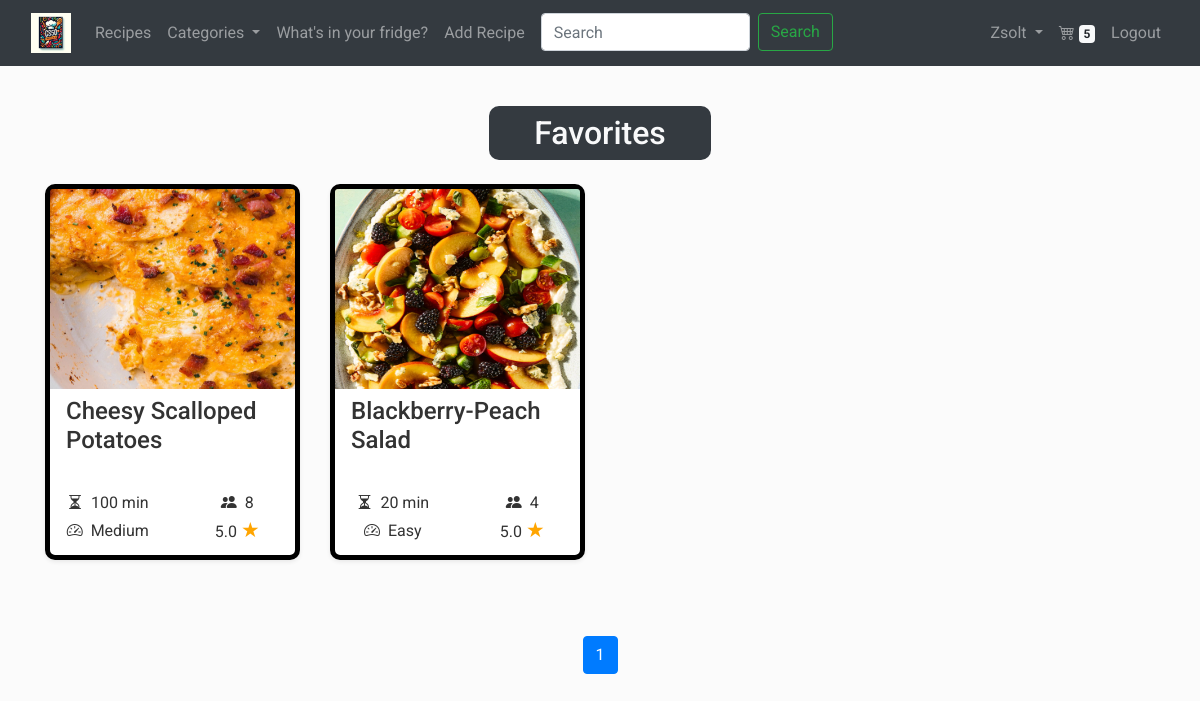
Screenshot of /favorites/ (signed in) with the database file from the repository.
### recepies/models.py (models this page shows, shortened)
class Recipe(models.Model):
  title = models.CharField(max_length=128)
  serving = models.PositiveIntegerField()
  preparation_time = models.PositiveIntegerField()
  difficulty = models.CharField(
    max_length=6,
    choices=DifficultyLevel.choices,
    default=DifficultyLevel.EASY
  )
  raw_ingredients = models.TextField()
  ingredients = models.ManyToManyField(Ingredient, related_name='recipes')
  preparation = models.TextField()
  image = models.ImageField(upload_to='recepies/', null=True, blank=True)
  categories = models.ManyToManyField(Category, related_name='recipes')
  ratings = models.JSONField(default=dict)
  average_rating = models.FloatField(default=0.0)
  created_at = models.DateTimeField(auto_now_add=True)
  creator = models.ForeignKey(User, on_delete=models.CASCADE, related_name="creator_recipe")
  comments = models.ManyToManyField('Comment', related_name="comments_on_recipe", blank=True)

### recepies/views.py (the view)
# urls.py: path('favorites/', views.list_favorites, name='favorites'),
def list_favorites(request):
    categories, shopping_list_items_count = get_categories_and_shopping_list_count(request.user)
    favorites = Favorite.objects.filter(user=request.user).select_related('recipe')
    paginated_favorites, page_range, last_two_pages = paginate_with_page_range(request, [fav.recipe for fav in favorites], per_page=12)
    return render(request, 'recepies/favorites.html', {
        'categories': categories, 'recipes': paginated_favorites, 'page_range': page_range, 'last_two_pages': last_two_pages, 'shopping_list_items_count': shopping_list_items_count,
    })

### recepies/utils.py (called while the page is built)
def paginate_with_page_range(request, queryset, per_page):
    paginator = Paginator(queryset, per_page)
    page = request.GET.get('page')
    try:
        paginated_queryset = paginator.page(page)
    except PageNotAnInteger:
        paginated_queryset = paginator.page(1)
    except EmptyPage:
        paginated_queryset = paginator.page(paginator.num_pages)
    current_page = paginated_queryset.number
    last_page = paginator.num_pages
    window = 2
    start_page = max(current_page - window, 1)
    end_page = min(current_page + window, last_page) + 1
    page_range = range(start_page, end_page)
    if last_page > 2:
        last_two_pages = range(last_page - 1, last_page + 1)
    else:
        last_two_pages = range(1, last_page + 1)
    return paginated_queryset, page_range, last_two_pages

def get_categories_and_shopping_list_count(user):
    categories = Category.objects.all()
    shopping_list_items_count = 0
    if user.is_authenticated:
        try:
            shopping_list = ShoppingList.objects.get(user=user)
            shopping_list_items_count = shopping_list.ingredients.count()
        except ShoppingList.DoesNotExist:
            shopping_list_items_count = 0
    return categories, shopping_list_items_count

### recepies/templates/recepies/favorites.html
{% extends "recepies/layout.html" %}
{% block body_class %}recipes-background{% endblock %}
{% block content %}
<h2 class="category-title  mt-4 ml-auto mr-auto  mb-4 p-2 text-center text-light bg-dark">Favorites</h2>
{% include "recepies/recipe_cards.html" with object_list=recipes %}
{% include "recepies/pagination.html" with object_list=recipes %}
{% endblock %}

### recepies/templates/recepies/layout.html (shortened to what this page needs)
{% load static %}
<!DOCTYPE html>
<html lang="en" >
  <head>
    <link
      rel="stylesheet"
      href="https://stackpath.bootstrapcdn.com/bootstrap/4.4.1/css/bootstrap.min.css"
    />
    <link rel="stylesheet" href="https://cdnjs.cloudflare.com/ajax/libs/font-awesome/6.5.1/css/all.min.css" />
    <link href="https://cdn.jsdelivr.net/npm/bootstrap-icons@1.9.1/font/bootstrap-icons.css" rel="stylesheet">
    <link href="{% static 'recepies/style.css' %}" rel="stylesheet" />
  </head>
  <body class="{% block body_class %}{% endblock %}">
    <nav class="navbar navbar-expand-lg navbar-dark bg-dark">
        <div class="container-fluid">
            <a class="navbar-brand" href="{% url 'index' %}">
                <img src="{% static 'recepies/images/Colorful_book.webp' %}" alt="Logo" style="height: 40px;">
            </a>
            <div class="collapse navbar-collapse" id="navbarNav">
                <ul class="navbar-nav me-auto">
                    <li class="nav-item">
                        <a class="nav-link" href="{% url 'index' %}">Recipes</a>
                    </li>
                    <li class="nav-item dropdown">
                        <a class="nav-link dropdown-toggle" href="#" id="navbarDropdownMenuLink" role="button" data-toggle="dropdown" aria-haspopup="true" aria-expanded="false">
                            Categories
                        </a>
                    </li>
                        <li class="nav-item">
                            <a class="nav-link" href="{% url 'your_fridge' %}">What's in your fridge?</a>
                        </li>
                        {% if user.is_authenticated %}
                            <li class="nav-item">
                                <a class="nav-link" href="{% url 'recipe_add' %}">Add Recipe</a>
                            </li>
                        {% endif %}
                        <li class="nav-item">
                            <form action="{% url 'search' %}" method="get" class="d-flex">
                                <input  name="query" class="form-control ml-2 search-input" type="search" placeholder="Search" aria-label="Search">
                                <button class="btn btn-outline-success ml-2 my-sm-0" type="submit">Search</button>
                            </form>
                        </li>
                    </ul>
                    <ul class="navbar-nav ml-auto">
                        {% if user.is_authenticated %}
                        <li class="nav-item dropdown">
                            <a class="nav-link dropdown-toggle" href="#" id="navbarDropdownMenuLink" role="button" data-toggle="dropdown" aria-haspopup="true" aria-expanded="false">
                                {{ user.username }}
                            </a>
                        </li>
                        <li class="nav-item">
                            <a class="dropdown-item nav-link" href="{% url 'view_shopping_list' %}"><i class="bi bi-cart4"></i>  <span class="badge badge-light">{{shopping_list_items_count}}</span></a>
                        </li>
                        <li class="nav-item">
                            <a class="nav-link" href="{% url 'logout' %}">Logout</a>
                        </li>
                    {% endif %}
                </ul>
            </div>
        </div>
    </nav>
    <div class="container pt-3 {% block container_class %}{% endblock %}">
        {% block content %}
        {% endblock %}
    </div>
  </body>
</html>

### recepies/templates/recepies/recipe_cards.html (shortened to what this page needs)
{% if not object_list %}
<p class="ml-5 no-recipes">No recipes yet.</p>
{% else %}
<div class="row pb-5 mb-1">
  {% for recipe in object_list%}
  <div class="col-lg-3 col-md-6 mb-4 mb-lg-0">
    <div class="card recipe-card shadow-sm  mb-4">
      <div class="card-body p-0">
        <img
          class="w-100 card-img-top img-fluid"
          src="{{ recipe.image.url }}"
          alt="{{ recipe.title }}"
          style="width: 300px; height: 200px;"
        />
        <div class="p-2">
          <h4 class="card-title mb-4 pl-2"  style="height: 70px;">{{ recipe.title|truncatechars:30 }}</h4>
          <div class="row ">
              <div class="col-6 d-flex align-items-center justify-content-center">
                  <i class="bi bi-hourglass-split"></i>
                  <span class="ml-2">{{ recipe.preparation_time }} min</span>
              </div>
              <div class="col-6 d-flex align-items-center justify-content-center">
                  <i class="bi bi-people-fill"></i>
                  <span class="ml-2">{{ recipe.serving }}</span>
              </div>
              <div class="col-6 d-flex align-items-center justify-content-center">
                  <i class="bi bi-speedometer2"></i>
                  <span class="ml-2">{{ recipe.difficulty }}</span>
              </div>
              <div class="col-6 d-flex align-items-center justify-content-center">
                  <p class="mb-0">{{ recipe.average_rating|floatformat:1 }} <span class="star-orange" style="font-size: 1.3rem">&#9733;</span></p>
              </div>
          </div>
        </div>
      </div>
    </div>
  </div>
  {% endfor %}
</div>
{% endif %}

### recepies/static/recepies/style.css (style rules this page uses)
body { font-family: "Roboto", sans-serif; background-color: #fbfbfb; color: #333; }
.star-orange { font-size: 1.3rem; color: orange; }
.fridge-recipe, .category-title { width: 20%; border-radius: 10px }
.recipes-background { background-image: url('../recepies/images/wood-6176923_1280.png'); background-size: cover; background-position: center; background-repeat: no-repeat; min-height: 100vh; }
.recipe-card { border: 5px solid black; border-radius: 10px; }

### rows the page displays
Recipe: image (picture), title "Cheesy Scalloped Potatoes", preparation_time "100", serving "8", difficulty "Medium", average_rating "5.0"
Recipe: image (picture), title "Blackberry-Peach Salad", preparation_time "20", serving "4", difficulty "Easy", average_rating "5.0"

### other values shown
{{ user.username }} "Zsolt"
{{ shopping_list_items_count }} "5"
{{ num }} "1"
